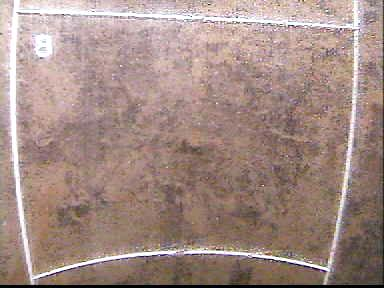
%> input picture matlab/images/7.jpg, 384 x 288 px
$ octave demo_rbf.m   (GNU Octave 9; MATLAB toolbox functions it lacks are replaced by stand-ins)
%> lines starting %> are read from the running program, lines starting %| are printed output that depends on the picture
### matlab/circledetection.m
function [centre, rad, base] = circledetection(im)

[h, w] = size(im);

if h>w %vertical sampling
    verticalSampling = 1;
    minrad = 1.5*h;
else % horisontal sampling
    verticalSampling = 0;
    minrad = w;
end

if verticalSampling % W E
    y = [h/6; h/2; 5*h/6];
    mu = (w/2)*[1 1 1]';
    sigma = w;
else % N S
    x = [w/6; w/2; 5*w/6];
    mu = (h/2)*[1 1 1]';
    sigma = h;
end


% plot_circle(centre, rad);
best_q = 0; %quality(im, centre, rad);

for i=1:800
    rad = 0;
    while rad<minrad
        if verticalSampling % W E
            if i<=400
                x = w*rand(3,1);
            else
                x = mu + randn(3,1)*chol(sigma);
                sigma = .99*sigma;
            end
        else % N S
            if i<=400
                y = h*rand(3,1);
            else
                y = mu + randn(3,1)*chol(sigma);
                sigma = .99*sigma;
            end
        end

        base = [x y];
        [centre, rad] = calcCircle( base(1,:), base(2,:), base(3,:));
    end

    % plot_circle(centre, rad);
    q = quality(im, centre, rad);
    if q>best_q
       best_q = q;
       best_centre = centre;
       best_rad = rad;
       best_base = base;

       if verticalSampling % W E
           mu = x;
       else % N S
           mu = y;
       end

    end

end

centre = best_centre;
rad = best_rad;
base = best_base;

return


function q = quality(im, centre, r)
assert(r>0);

[h,w]=size(im);

if h>w  % W E
    yp = 1:h;
    xp = centre(1) + sqrt( r^2 - (yp - centre(2)).^2  );

    val1 = improfile(im,xp,yp);
    val1 = val1(~isnan(val1));
    val1 = val1.^2;
    val1 = sum(val1);

    xp = centre(1) - sqrt( r^2 - (yp - centre(2)).^2  );
    val2 = improfile(im,xp,yp);
    val2 = val2(~isnan(val2));
    val2 = val2.^2;
    val2 = sum(val2);

else  % N S
    xp = 1:w;
    yp = centre(2) + sqrt( r^2 - (xp - centre(1)).^2  );

    val1 = improfile(im,xp,yp);
    val1 = val1(~isnan(val1));
    val1 = val1.^2;
    val1 = sum(val1);

    yp = centre(2) - sqrt( r^2 - (xp - centre(1)).^2  );
    val2 = improfile(im,xp,yp);
    val2 = val2(~isnan(val2));
    val2 = val2.^2;
    val2 = sum(val2);
end

q = max(val1, val2);

return

### matlab/demo_rbf.m
clear all
close all

addpath images

imageName='7.jpg';
% [5 lines of commented-out code are left out]

ds = 7;


I_original = imread(imageName);
%> I_original is the input picture: size 288x384x3 uint8; mean R, G, B 162.9, 139.6, 132.4

padding = 3;
I_pad = I_original(padding +1:end-padding, padding +1:end-padding,:);
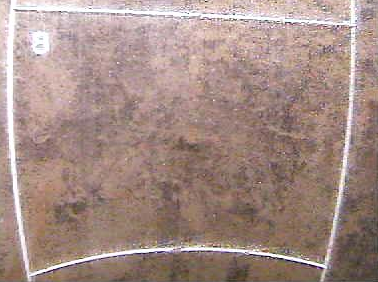
%> I_pad: size 282x378x3 uint8; mean R, G, B 164.6, 140.9, 133.6

I= rgb2gray(I_pad);
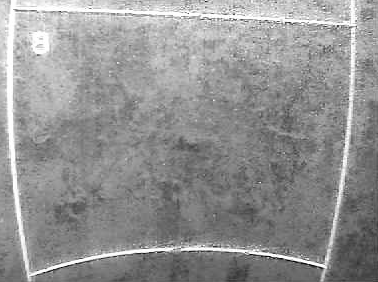
%> I: size 282x378 uint8; min 2, max 255, mean 147.2
im = I;


subplot(1,2,1)
imshow(uint8(im))
title('Orininal image with base landmarks');
hold on


%% Fit Circles
tic
[h,w]=size(im);
%> h = 282; w = 378

% E
E = im(:, (2/3)*w:w);
E = imgaussfilt(E,2);

eCircle = struct();
[eCircle.c, eCircle.r, eCircle.base] = circledetection(E);
%> the loop in circledetection, `for i=1:800` made 800 passes
%> (val1 in quality, val2 in quality, q, best_q) on passes 1, 14, 23: (5629258, 0, 5629258, 5629258), (0, 5852575, 5852575, 5852575), (8059995, 0, 8059995, 8059995)
%> (val1 in quality, val2 in quality, q) on passes 2 to 7: (0, 5498494, 5498494), (0, 4575850, 4575850), (0, 5468424, 5468424), (0, 5545851, 5545851), (5447398, 0, 5447398), (0, 5594688, 5594688)
%> after the loop in circledetection, `for i=1:800`: best_base = [102.5 47; 96.76 141; 82.41 235]; best_centre = [-944.3 30.14]; best_q = 11640960; best_rad = 1047; mu = [102.5; 96.76; 82.41]; sigma = 1.22; x = [104; 97.54; 80.8]
%> in circledetection, `centre = best_centre;`: centre = [-944.3 30.14]
%> in circledetection, `rad = best_rad;`: rad = 1047
%> in circledetection, `base = best_base;`: base = [102.5 47; 96.76 141; 82.41 235]
%> eCircle.c = [-944.3 30.14]; eCircle.r = 1047; eCircle.base = [102.5 47; 96.76 141; 82.41 235]

eCircle.c = eCircle.c + [(2/3)*w, 0];
%> eCircle.c = [-692.3 30.14]
eCircle.base = eCircle.base + repmat([(2/3)*w, 0], 3,1);
%> eCircle.base = [354.5 47; 348.8 141; 334.4 235]

% W
W = im(:, 1:(1/3)*w);
W = imgaussfilt(W,2);

wCircle = struct();
[wCircle.c, wCircle.r, wCircle.base] = circledetection(W);
%> the loop in circledetection (call 2), `for i=1:800` made 800 passes
%> (val1 in quality, val2 in quality, q, best_q) on passes 1, 7, 11, 36: (7917371, 0, 7917371, 7917371), (0, 8299170, 8299170, 8299170), (0, 8538040, 8538040, 8538040), (0, 8735960, 8735960, 8735960)
%> (val1 in quality, val2 in quality, q) on passes 2, 3, 4, 5, 6, 8: (0, 6360362, 6360362), (0, 7288351, 7288351), (0, 7277415, 7277415), (7082376, 0, 7082376), (6666590, 0, 6666590), (6815861, 0, 6815861)

% N
N = im(1:(1/3)*h, :);
N = imgaussfilt(N,2);

nCircle = struct();
[nCircle.c, nCircle.r, nCircle.base] = circledetection(N);

% S
S = im((2/3)*h:h, :);
S = imgaussfilt(S,2);

sCircle = struct();
%> (the run ends here)
